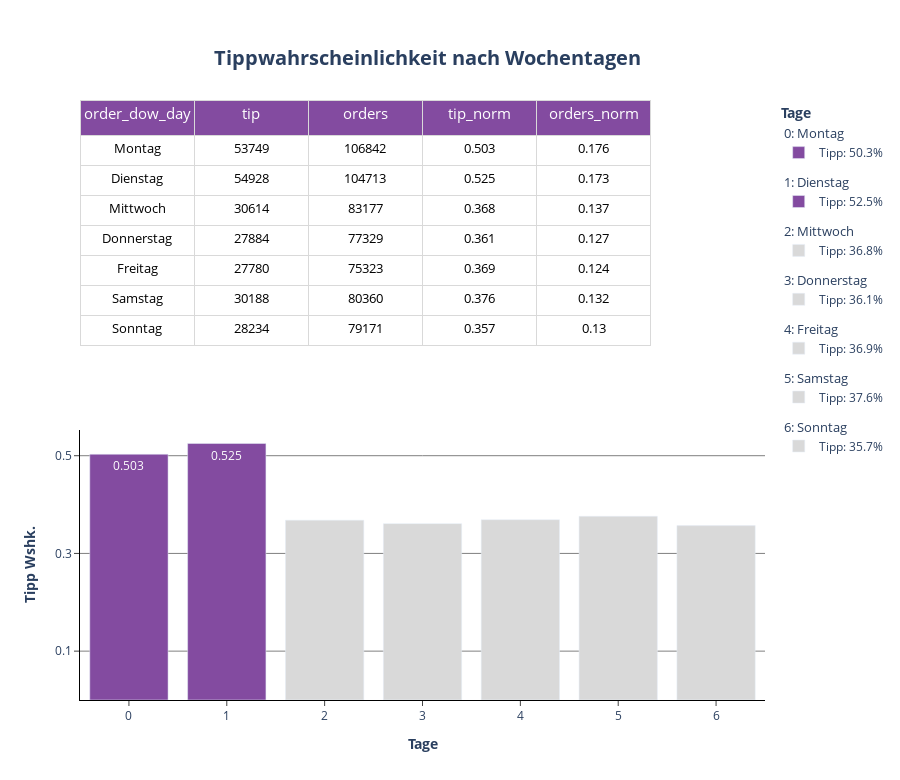

The code cell stored with this chart in its notebook:
### Markdown cell above
**Plotten der Tippwahrscheinlichkeit pro Wochentag**

### Code cell
# Plot P3: Order_dow

df_order_dow["tip_norm"] = df_order_dow.tip_norm.round(3)
df_order_dow["orders_norm"] = df_order_dow.orders_norm.round(3)

fig = make_subplots(cols= 1, rows=2, specs= [[dict(type= "table")], [dict(type= "bar")]], vertical_spacing= 0.1)

fig.add_trace(
  go.Table(
    columnorder= [1, 2, 3, 4, 5],
    columnwidth= [1, 1, 1, 1, 1],
    header=dict(
        values=list(df_order_dow.columns),
        fill_color= px.colors.sequential.Purpor[5],
        line_color= px.colors.sequential.Greys[2],
        font= dict(color= "white", size=15),
        height= 35
        ),
    cells=dict(
        values=df_order_dow.T.values,
        fill_color= "white",
        line_color= px.colors.sequential.Greys[2],
        font= dict(color= "black", size=13),
        align= "center",
        height= 30
        )
    ),
    col= 1,
    row= 1
)

for order_dow in df_order_dow.order_dow:

 if df_order_dow[df_order_dow.order_dow == order_dow].tip_norm.values >= 0.5:
  color = px.colors.sequential.Purpor[5]
  text= df_order_dow.loc[df_order_dow.order_dow == order_dow].tip_norm.values.round(3)

  fig.add_trace(
   go.Bar(
    x= df_order_dow.loc[df_order_dow.order_dow == order_dow].order_dow,
    y= df_order_dow.loc[df_order_dow.order_dow == order_dow].tip_norm,
    name= f"Tipp: {(df_order_dow.loc[df_order_dow.order_dow == order_dow].tip_norm.values[0] * 100).round(2)}%",
    showlegend= True,
    marker= dict(color= color),
    width= 0.8,
    text= text,
    base= 0,
    legendgroup= f"{order_dow}",
    legendgrouptitle_text = f"{order_dow}: {df_order_dow.loc[df_order_dow.order_dow == order_dow].order_dow_day.values[0]}",
    hovertemplate = f"<b>{df_order_dow.loc[df_order_dow.order_dow == order_dow].order_dow_day.values[0]}</b><br><br>" +
                "Tipp: %{y}<br>" +
                "<extra></extra>"
   ),
   col= 1,
   row= 2
  )

 else:
  color= px.colors.sequential.Greys[2]

  fig.add_trace(
   go.Bar(
    x= df_order_dow.loc[df_order_dow.order_dow == order_dow].order_dow,
    y= df_order_dow.loc[df_order_dow.order_dow == order_dow].tip_norm,
    name= f"Tipp: {(df_order_dow.loc[df_order_dow.order_dow == order_dow].tip_norm.values[0] * 100).round(2)}%",
    showlegend= True,
    marker= dict(color= color),
    width= 0.8,
    base= 0,
    legendgroup= f"{order_dow}",
    legendgrouptitle_text = f"{order_dow}: {df_order_dow.loc[df_order_dow.order_dow == order_dow].order_dow_day.values[0]}",
    hovertemplate = f"<b>{df_order_dow.loc[df_order_dow.order_dow == order_dow].order_dow_day.values[0]}</b><br><br>" +
                "Tipp: %{y}<br>" +
                "<extra></extra>"
   ),
   col= 1,
   row= 2
  )

fig.update_layout(title= dict(text= "<b>Tippwahrscheinlichkeit nach Wochentagen</b>", font_size= 20, xanchor= "center", yanchor= "top", y=0.935, x=0.475), legend_title_text = "<b>Tage</b>", height= 780)
fig.update_xaxes(title_text="<b>Tage</b>", ticks= "outside", col= 1, row= 2)
fig.update_xaxes(showline= True, col= 1, row= 2)
fig.update_yaxes(title_text="<b>Tipp Wshk.</b>", ticks= "outside", showgrid= True, gridcolor= "grey", col= 1, row= 2, showline= True, tickvals= [0.1, 0.3, 0.5])
fig.update_layout(plot_bgcolor= "white", xaxis= dict(linecolor= "black"), yaxis= dict(linecolor= "black"))
fig.show()

### Figure 1 — Plotly figure (JSON) as saved in the notebook; plotly's stock layout.template omitted (floating-point values rounded to 4 significant figures)
{"data": [{"cells": {"align": "center", "fill": {"color": "white"}, "font": {"color": "black", "size": 13}, "height": 30, "line": {"color": "rgb(217,217,217)"}, "values": [[0, 1, 2, 3, 4, 5, 6], [53749, 54928, 30614, 27884, 27780, 30188, 28234], [106842, 104713, 83177, 77329, 75323, 80360, 79171], [0.503, 0.525, 0.368, 0.361, 0.369, 0.376, 0.357], [0.176, 0.173, 0.137, 0.127, 0.124, 0.132, 0.13], ["Montag", "Dienstag", "Mittwoch", "Donnerstag", "Freitag", "Samstag", "Sonntag"]]}, "columnorder": [1, 2, 3, 4, 5], "columnwidth": [1, 1, 1, 1, 1], "domain": {"x": [0, 1], "y": [0.55, 1]}, "header": {"fill": {"color": "rgb(131, 75, 160)"}, "font": {"color": "white", "size": 15}, "height": 35, "line": {"color": "rgb(217,217,217)"}, "values": ["order_dow", "tip", "orders", "tip_norm", "orders_norm", "order_dow_day"]}, "type": "table"}, {"base": 0, "hovertemplate": "<b>Montag</b><br><br>Tipp: %{y}<br><extra></extra>", "legendgroup": "0", "legendgrouptitle": {"text": "0: Montag"}, "marker": {"color": "rgb(131, 75, 160)"}, "name": "Tipp: 50.3%", "showlegend": true, "text": [0.503], "type": "bar", "width": 0.8, "x": [0], "xaxis": "x", "y": [0.503], "yaxis": "y"}, {"base": 0, "hovertemplate": "<b>Dienstag</b><br><br>Tipp: %{y}<br><extra></extra>", "legendgroup": "1", "legendgrouptitle": {"text": "1: Dienstag"}, "marker": {"color": "rgb(131, 75, 160)"}, "name": "Tipp: 52.5%", "showlegend": true, "text": [0.525], "type": "bar", "width": 0.8, "x": [1], "xaxis": "x", "y": [0.525], "yaxis": "y"}, {"base": 0, "hovertemplate": "<b>Mittwoch</b><br><br>Tipp: %{y}<br><extra></extra>", "legendgroup": "2", "legendgrouptitle": {"text": "2: Mittwoch"}, "marker": {"color": "rgb(217,217,217)"}, "name": "Tipp: 36.8%", "showlegend": true, "type": "bar", "width": 0.8, "x": [2], "xaxis": "x", "y": [0.368], "yaxis": "y"}, {"base": 0, "hovertemplate": "<b>Donnerstag</b><br><br>Tipp: %{y}<br><extra></extra>", "legendgroup": "3", "legendgrouptitle": {"text": "3: Donnerstag"}, "marker": {"color": "rgb(217,217,217)"}, "name": "Tipp: 36.1%", "showlegend": true, "type": "bar", "width": 0.8, "x": [3], "xaxis": "x", "y": [0.361], "yaxis": "y"}, {"base": 0, "hovertemplate": "<b>Freitag</b><br><br>Tipp: %{y}<br><extra></extra>", "legendgroup": "4", "legendgrouptitle": {"text": "4: Freitag"}, "marker": {"color": "rgb(217,217,217)"}, "name": "Tipp: 36.9%", "showlegend": true, "type": "bar", "width": 0.8, "x": [4], "xaxis": "x", "y": [0.369], "yaxis": "y"}, {"base": 0, "hovertemplate": "<b>Samstag</b><br><br>Tipp: %{y}<br><extra></extra>", "legendgroup": "5", "legendgrouptitle": {"text": "5: Samstag"}, "marker": {"color": "rgb(217,217,217)"}, "name": "Tipp: 37.6%", "showlegend": true, "type": "bar", "width": 0.8, "x": [5], "xaxis": "x", "y": [0.376], "yaxis": "y"}, {"base": 0, "hovertemplate": "<b>Sonntag</b><br><br>Tipp: %{y}<br><extra></extra>", "legendgroup": "6", "legendgrouptitle": {"text": "6: Sonntag"}, "marker": {"color": "rgb(217,217,217)"}, "name": "Tipp: 35.7%", "showlegend": true, "type": "bar", "width": 0.8, "x": [6], "xaxis": "x", "y": [0.357], "yaxis": "y"}], "layout": {"height": 780, "legend": {"title": {"text": "<b>Tage</b>"}}, "plot_bgcolor": "white", "title": {"font": {"size": 20}, "text": "<b>Tippwahrscheinlichkeit nach Wochentagen</b>", "x": 0.475, "xanchor": "center", "y": 0.935, "yanchor": "top"}, "xaxis": {"anchor": "y", "domain": [0, 1], "linecolor": "black", "showline": true, "ticks": "outside", "title": {"text": "<b>Tage</b>"}}, "yaxis": {"anchor": "x", "domain": [0, 0.45], "gridcolor": "grey", "linecolor": "black", "showgrid": true, "showline": true, "ticks": "outside", "tickvals": [0.1, 0.3, 0.5], "title": {"text": "<b>Tipp Wshk.</b>"}}}}
